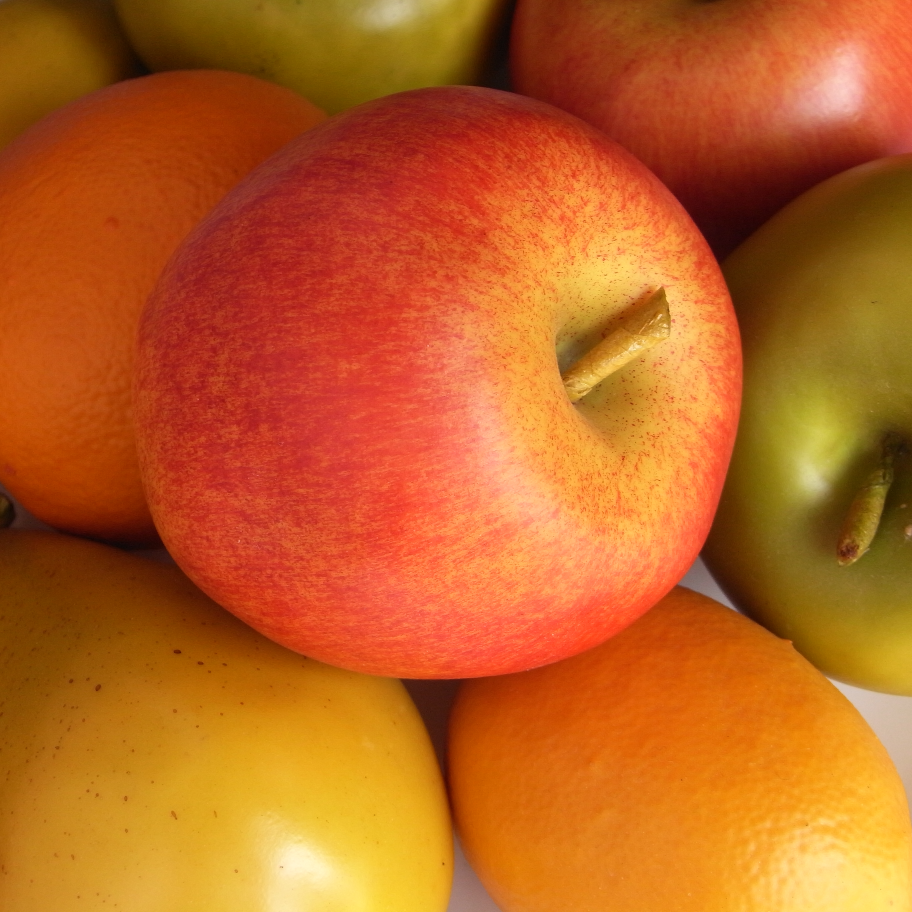
#> input picture src/image2.jpg, 2736 x 2736 px (shown at 1/3 size)
$ jupyter execute 'image thresholding.ipynb'
#> lines starting #> are read from the running program, lines starting #| are printed output that depends on the picture; after the words box and inside, x2 and y2 are one past the last pixel; in counts of white or black regions, pixels touching at a corner belong together
[cell 1]
import cv2
import numpy as np
import matplotlib.pyplot as plt

## 이미지 임계처리
### 기본 임계처리
### cv2.threshold(src, thresh, maxval, type)
#### type
- cv2.THRESH_BINARY
- cv2.THRESH_BINARY_INV
- cv2.THRESH_TRUNC
- cv2.THRESH_TOZERO
- cv2.THRESH_TOZERO_INV

[cell 2]
img = np.zeros((255,255,3), np.uint8)
for i in range(255):
    img[:,i] = i
plt.imshow(img)
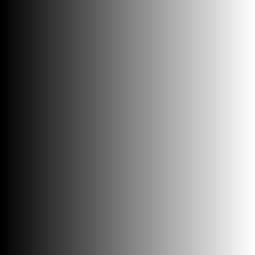
#> shown: shape (255, 255, 3); min 0, max 254, mean 127

[cell 3]
ret, thresh1 = cv2.threshold(img, 127, 255, cv2.THRESH_BINARY)
ret, thresh2 = cv2.threshold(img, 127, 255, cv2.THRESH_BINARY_INV)
ret, thresh3 = cv2.threshold(img, 127, 255, cv2.THRESH_TRUNC)
ret, thresh4 = cv2.threshold(img, 127, 255, cv2.THRESH_TOZERO)
ret, thresh5 = cv2.threshold(img, 127, 255, cv2.THRESH_TOZERO_INV)

plt.subplot(231);plt.xticks([]);plt.yticks([]);plt.imshow(img);plt.title("Original")
plt.subplot(232);plt.xticks([]);plt.yticks([]);plt.imshow(thresh1);plt.title("THRESH_BINARY")
plt.subplot(233);plt.xticks([]);plt.yticks([]);plt.imshow(thresh2);plt.title("THRESH_BINARY_INV")
plt.subplot(234);plt.xticks([]);plt.yticks([]);plt.imshow(thresh3);plt.title("THRESH_TRUNC")
plt.subplot(235);plt.xticks([]);plt.yticks([]);plt.imshow(thresh4);plt.title("THRESH_TOZERO")
plt.subplot(236);plt.xticks([]);plt.yticks([]);plt.imshow(thresh5);plt.title("THRESH_TOZERO_INV")

### 적응형 임계처리
### cv2.adaptiveThreshold(src, maxVal, adaptiveMethod, thresholdType, blockSize, C)
- src : grayscale img
- maxVal : threshold
- adaptiveMethod : 임계값 결정 계산방법
- blockSize : thersholding 적용 영역 사이즈
- C : 평균에서 차감할 값

[cell 4]
img = cv2.imread('./src/image2.jpg')
#> img is the input picture: shape (2736, 2736, 3); mean B, G, R 34, 98.9, 188.2
#img = cv2.medianBlur(img,5)
img = cv2.cvtColor(img, cv2.COLOR_BGR2GRAY)
#> img: shape (2736, 2736)
ret, th1 = cv2.threshold(img,127,255,cv2.THRESH_BINARY)
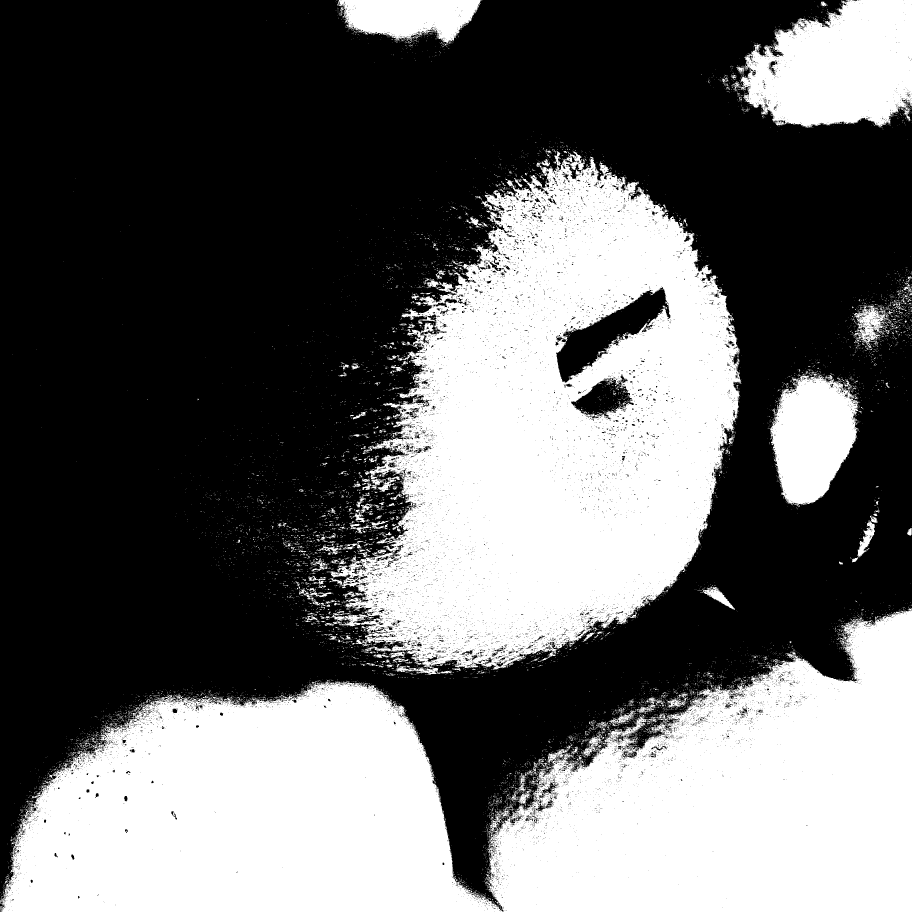
#> th1: shape (2736, 2736) (shown at 1/3 size); 39.7% white; 13366 white regions (12901 under 20 px), largest, box (x1, y1, x2, y2) and area: (961, 453, 2222, 2024) 1126495, (1457, 1824, 2736, 2736) 760642, (0, 2044, 1508, 2736) 747521
th2 = cv2.adaptiveThreshold(img,255,cv2.ADAPTIVE_THRESH_MEAN_C,cv2.THRESH_BINARY,15,1)
#> th2: shape (2736, 2736); 57.8% white; black in thin lines or dots
th3 = cv2.adaptiveThreshold(img,255,cv2.ADAPTIVE_THRESH_GAUSSIAN_C,cv2.THRESH_BINARY,15,1)
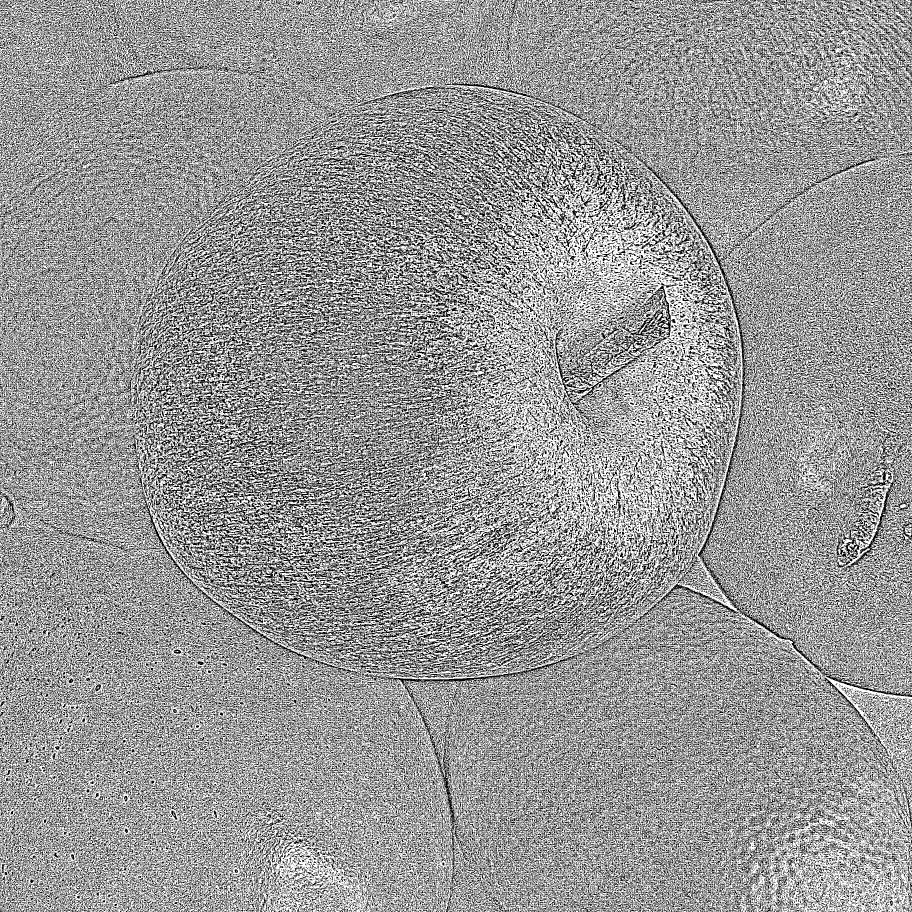
#> th3: shape (2736, 2736) (shown at 1/3 size); 59.2% white; black in thin lines or dots

titles = ['Original','Global','Mean','Gaussian']

images = [img,th1,th2,th3]

for i in range(4):
	plt.subplot(2,2,i+1),plt.imshow(images[i],'gray')
	plt.title(titles[i])
	plt.xticks([]),plt.yticks([])

plt.show()

### using OTSU

[cell 5]
img = cv2.imread('./src/flower1.jpg',0)
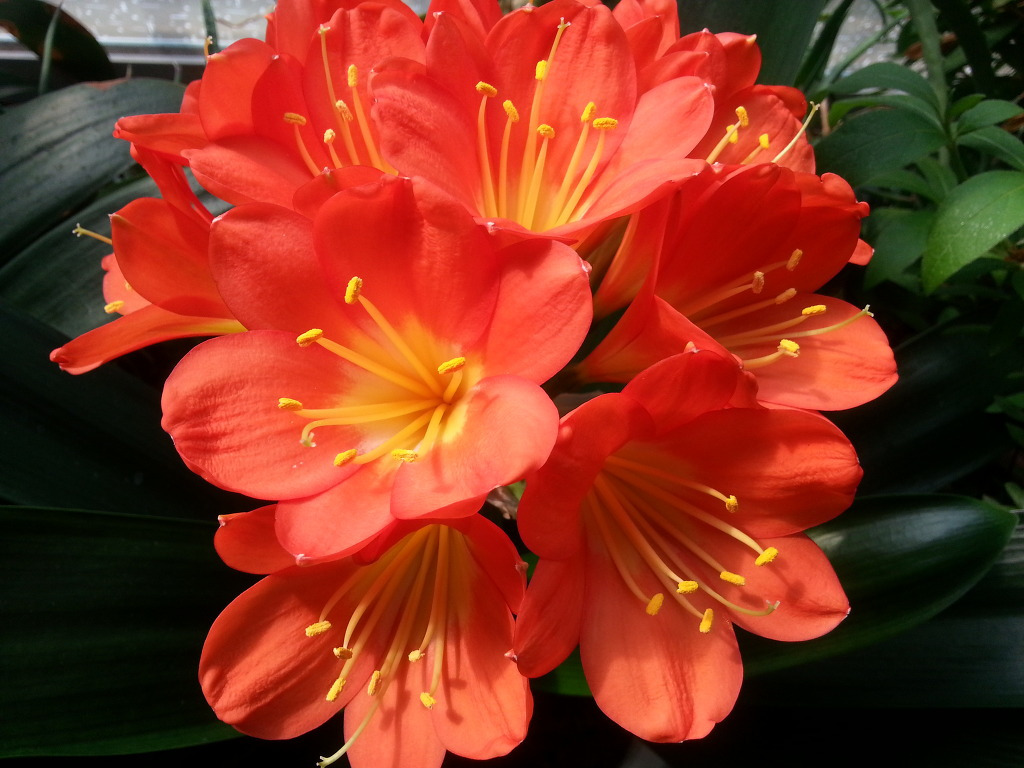
#> input picture src/flower1.jpg, 1024 x 768 px
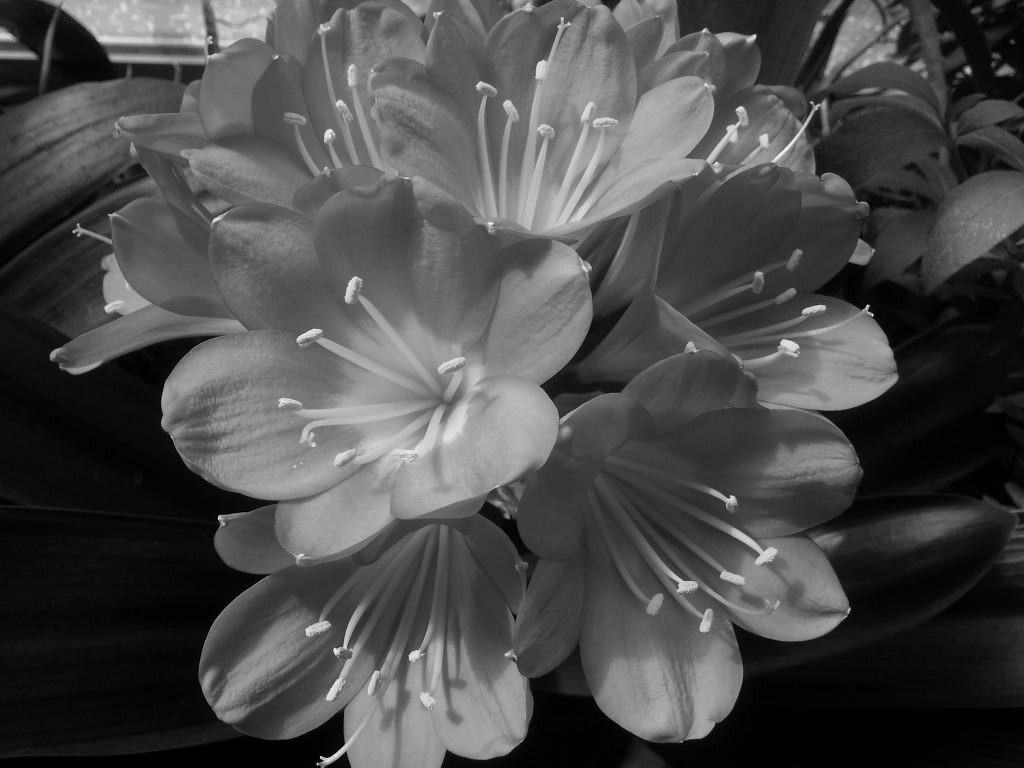
#> img: shape (768, 1024); min 0, max 245, mean 74.8
# global thresholding
ret1, th1 = cv2.threshold(img, 127, 255, cv2.THRESH_BINARY)
#> th1: shape (768, 1024); 19.8% white; 481 white regions (384 under 20 px), largest, box (x1, y1, x2, y2) and area: (161, 294, 591, 564) 54449, (463, 17, 750, 237) 27593, (399, 624, 526, 768) 10546

ret2, th2 = cv2.threshold(img, 0, 255, cv2.THRESH_BINARY+cv2.THRESH_OTSU)
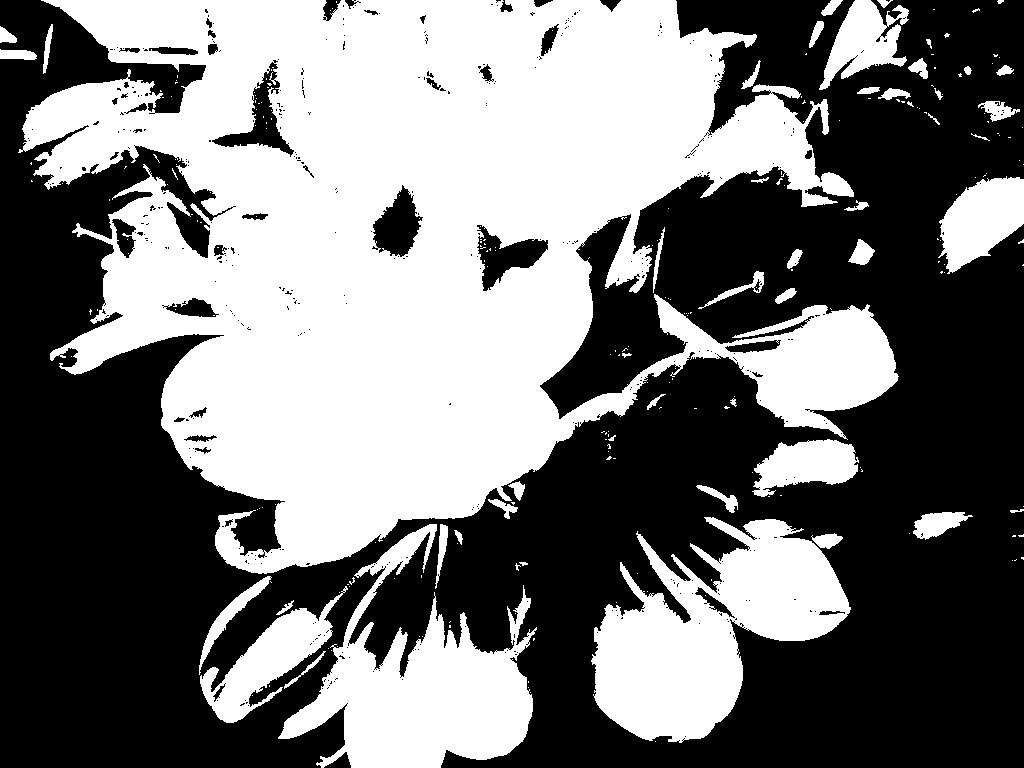
#> th2: shape (768, 1024); 46.2% white; 247 white regions (199 under 20 px), largest, box (x1, y1, x2, y2) and area: (18, 0, 899, 574) 277211, (591, 517, 851, 743) 31067, (278, 524, 537, 768) 26708
#> ret2 = 78

blur = cv2.GaussianBlur(img,(5,5),0)

ret3, th3 = cv2.threshold(img, 0, 255, cv2.THRESH_BINARY+cv2.THRESH_OTSU)
#> ret3 = 78

# plot all the images and their histograms
images = [img, 0, th1, img, 0, th2, blur, 0, th3]

titles = ['Original Noisy Image','Histogram','Global Thresholding (v=127)', 'Original Noisy Image','Histogram',"Otsu's Thresholding", 'Gaussian filtered Image','Histogram',"Otsu's Thresholding"]
plt.figure(figsize = (20,12))
for i in range(3):
	plt.subplot(3,3,i*3+1),plt.imshow(images[i*3],'gray')
	plt.title(titles[i*3]), plt.xticks([]), plt.yticks([])
	plt.subplot(3,3,i*3+2),plt.hist(images[i*3].ravel(),256) # ravel : 이미지를 flatten된 array로
	plt.title(titles[i*3+1]), plt.xticks(), plt.yticks([])
	plt.subplot(3,3,i*3+3),plt.imshow(images[i*3+2],'gray')
	plt.title(titles[i*3+2]), plt.xticks([]), plt.yticks([])
plt.show()
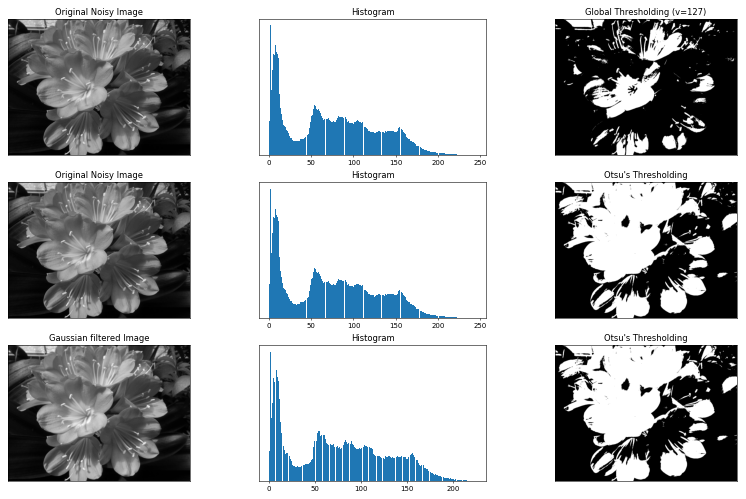
#> figure drawn by matplotlib, 9 panels
